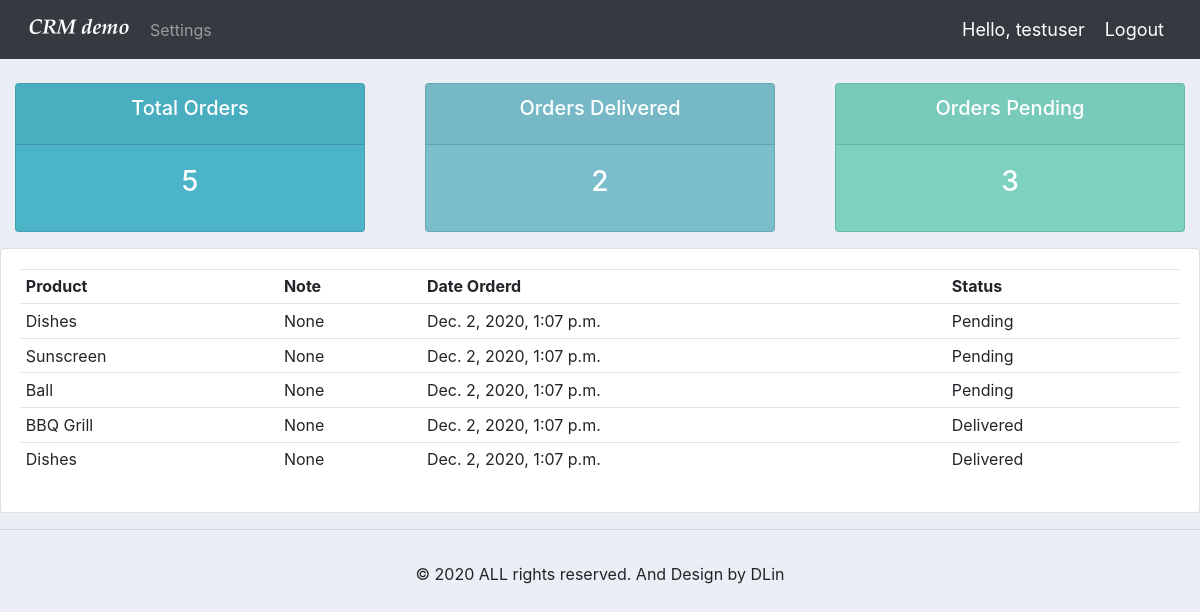
Before: /user/ (signed in) with the older database file.
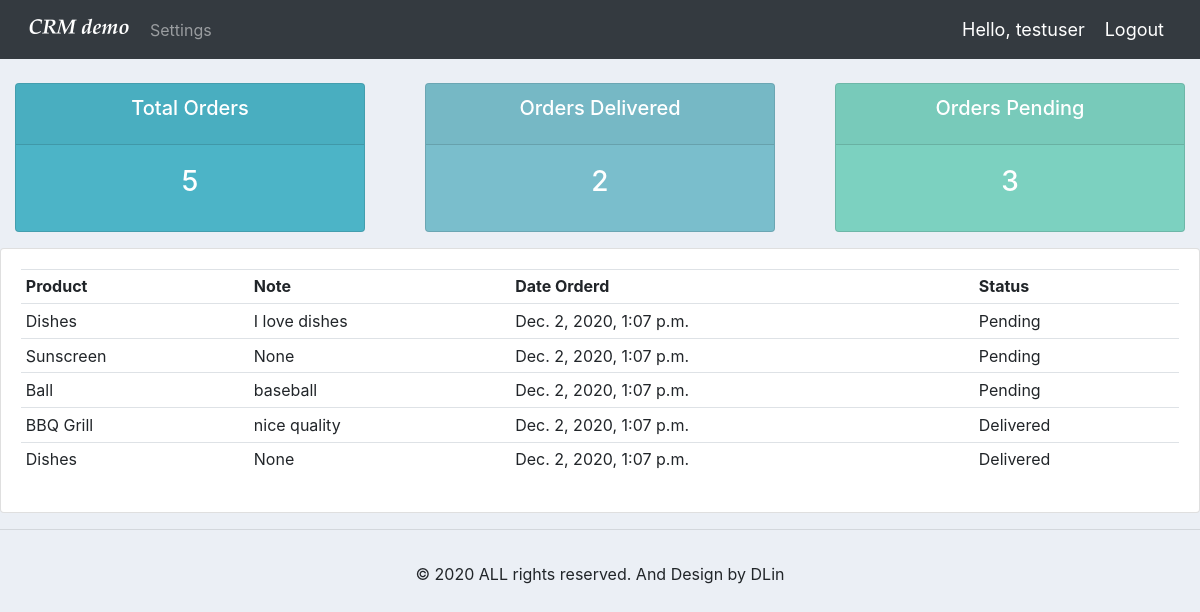
After: the same page with the newer database file.
### accounts/models.py (models this page shows, shortened)
class Order(models.Model):
	STATUS = (
		('Pending', 'Pending'),
		('Out for delivery', 'Out for delivery'),
		('Delivered', 'Delivered'),
		)
	customer = models.ForeignKey(Customer, null=True, on_delete= models.SET_NULL)
	product = models.ForeignKey(Product, null=True, on_delete= models.SET_NULL)
	date_created = models.DateTimeField(auto_now_add=True, null=True)
	status = models.CharField(max_length=200, null=True, choices=STATUS)
	note = models.CharField(max_length=1000, null=True)

class Product(models.Model):
	CATEGORY = (
		('Indoor', 'Indoor'),
		('Out Door', 'Out Door'),
		)
	name = models.CharField(max_length=200, null=True)
	price = models.FloatField(null=True)
	category = models.CharField(max_length=200, null=True, choices=CATEGORY)
	description = models.CharField(max_length=200, null=True, blank=True)
	date_created = models.DateTimeField(auto_now_add=True, null=True)
	tags = models.ManyToManyField(Tag)
	def __str__(self):
		return str(self.name)

### accounts/decorators.py (the view)
		def wrapper_func(request, *args, **kwargs):
			group = None
			if request.user.groups.exists():
				group = request.user.groups.all()[0].name
			if group in allowed_roles:
				return view_func(request, *args, **kwargs)
			else:
				return HttpResponse('You are not authorized to view this page')

### accounts/views.py (called while the page is built)
@login_required(login_url='login')
@allowed_users(allowed_roles=['customer'])
def userPage(request):
	orders = request.user.customer.order_set.all().order_by('-date_created')
	total_orders = orders.count()
	delivered = orders.filter(status='Delivered').count()
	pending = orders.filter(status='Pending').count()
	context = {'orders': orders,
			'total_orders': total_orders,
			'delivered': delivered,
			'pending': pending
			}
	return render(request, 'accounts/user.html', context)

### accounts/templates/accounts/user.html
{% extends 'accounts/main.html' %}
{% block content %}
{% include 'accounts/status.html' %}
<div class="row">
	<div class="col-md">
		<div class="card card-body">
			<table class="table table-sm">
				<tr>
					<th>Product</th>
					<th>Note</th>
					<th>Date Orderd</th>
					<th>Status</th>
				</tr>
				{% for order in orders %}
					<tr>
						<td>{{ order.product }}</td>
						<td>{{ order.note }}</td>
						<td>{{ order.date_created }}</td>
						<td>{{ order.status }}</td>
					</tr>
				{% endfor %}
			</table>
		</div>
	</div>
</div>
{% endblock %}

Changed rows visible on the page:
changed Order: note "None" → "I love dishes"
changed Order "Ball": note "None" → "baseball"
changed Order "BBQ Grill": note "None" → "nice quality"
